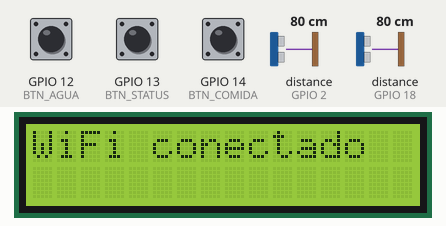
The sketch below on a simulated ESP32. Shown: 16×2 character LCD. Wiring (from diagram.json): 2 × ultrasonic range finder: trigger GPIO 15, echo GPIO 2 / trigger GPIO 5, echo GPIO 18. The test bench sets the inputs (shaded band); at power-on: distance to the obstacle (sensors on GPIO 2, GPIO 18) 80 cm, GPIO 12 (BTN_AGUA) HIGH, GPIO 13 (BTN_STATUS) HIGH, GPIO 14 (BTN_COMIDA) HIGH. The echo pulse lasts 58.3 µs per cm; WiFi joins after 1.5 s; servers stay silent unless stated; the local clock reads 2024-03-15 10:24:30 at power-on unless the sketch sets it; what the sketch prints to the serial monitor is not drawn.

Above: at 3.7 s.
At 10.8 s:
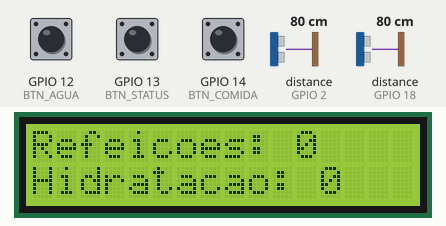
10.9 s: distance to the obstacle (sensor on GPIO 2) set to 17 cm
12.4 s: distance to the obstacle (sensor on GPIO 2) set to 14 cm
At 12.9 s:
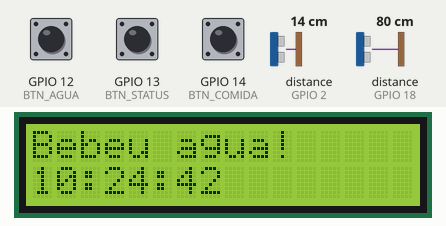
14.0 s: distance to the obstacle (sensor on GPIO 18) set to 17 cm
17.0 s: distance to the obstacle (sensor on GPIO 18) set to 14 cm
At 18.4 s:
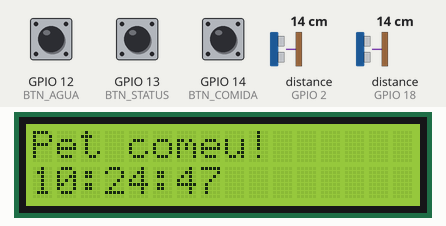
Timing chart, 0 to 20.0 s (numbered marks = the images above; inputs shaded):
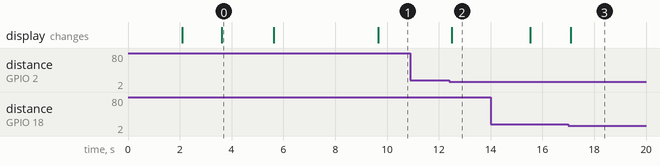

Measured:
- the behaviour switches between 16 and 15 cm on distance to the obstacle (sensor on GPIO 2) (found by bisection; images 1 and 2)
- the behaviour switches between 16 and 15 cm on distance to the obstacle (sensor on GPIO 18) (found by bisection; images 2 and 3)
- after the input at 10.9 s, every drawn part: stays the same
- after the input at 12.4 s, the display: changes after 0.11 s (image 2)
- after the input at 17.0 s, the display: changes after 0.10 s (image 3)
- what the display in image 0 shows lasts 2.0 s, from 3.6 s to 5.6 s

The sketch:

sketch.ino
```cpp
// =========================
// Challenger IOT - CLYVO VET
// =========================

// =========================
// Libraries
// =========================
#include <WiFi.h>
#include <WebServer.h>
#include <time.h>
#include <Wire.h>
#include <LiquidCrystal_I2C.h>

// =========================
// LCD I2C
// =========================
LiquidCrystal_I2C lcd(0x27, 16, 2);

// =========================
// WIFI
// =========================
#define WIFI_SSID "Wokwi-GUEST"
#define WIFI_PASSWORD ""

// =========================
// NTP
// =========================
const char* ntpServer = "pool.ntp.org";
const long gmtOffset_sec = -3 * 3600;
const int daylightOffset_sec = 0;

// =========================
// SERVIDOR
// =========================
WebServer server(80);

// =========================
// PINOS SENSOR COMIDA
// =========================
#define TRIG_COMIDA 5
#define ECHO_COMIDA 18

// =========================
// PINOS SENSOR AGUA
// =========================
#define TRIG_AGUA 15
#define ECHO_AGUA 2

// =========================
// BOTÕES
// =========================
#define BTN_STATUS 13
#define BTN_AGUA 12
#define BTN_COMIDA 14

// =========================
// CONTADORES
// =========================
int visitasComida = 0;
int visitasAgua = 0;

// =========================
// CONTROLE
// =========================
bool detectouComida = false;
bool detectouAgua = false;

// =========================
// ESTADO BOTÕES
// =========================
bool ultimoEstadoStatus = HIGH;
bool ultimoEstadoAgua = HIGH;
bool ultimoEstadoComida = HIGH;

// =========================
// HORÁRIOS
// =========================
String horariosComida[50];
String horariosAgua[50];

// =========================
// HISTÓRICO DIÁRIO
// =========================
String datas[30];

int historicoComida[30];
int historicoAgua[30];

int totalDias = 0;

String dataAtual = "";

// =========================
// LIMITE
// =========================
const int LIMITE = 15;

// =========================
// ATUALIZAR LCD
// =========================
void atualizarLCD() {

  lcd.clear();

  lcd.setCursor(0, 0);
  lcd.print("Refeicoes: ");
  lcd.print(visitasComida);

  lcd.setCursor(0, 1);
  lcd.print("Hidratacao: ");
  lcd.print(visitasAgua);
}

// =========================
// MOSTRAR EVENTO LCD
// =========================
void mostrarEventoLCD(String mensagem, String horario) {

  lcd.clear();

  lcd.setCursor(0, 0);
  lcd.print(mensagem);

  lcd.setCursor(0, 1);
  lcd.print(horario);

  delay(3000);

  atualizarLCD();
}

// =========================
// PEGAR HORÁRIO
// =========================
String pegarHorario() {

  struct tm timeinfo;

  if (!getLocalTime(&timeinfo)) {
    return "Horario indisponivel";
  }

  char horario[10];

  strftime(horario, sizeof(horario), "%H:%M:%S", &timeinfo);

  return String(horario);
}

// =========================
// PEGAR DATA
// =========================
String pegarData() {

  struct tm timeinfo;

  if (!getLocalTime(&timeinfo)) {
    return "00/00/0000";
  }

  char data[11];

  strftime(data, sizeof(data), "%d/%m/%Y", &timeinfo);

  return String(data);
}

// =========================
// VERIFICAR NOVO DIA
// =========================
void verificarNovoDia() {

  String hoje = pegarData();

  // Primeiro dia
  if (dataAtual == "") {

    dataAtual = hoje;

    datas[totalDias] = hoje;
    historicoComida[totalDias] = 0;
    historicoAgua[totalDias] = 0;

    totalDias++;
  }

  // Virou o dia
  if (hoje != dataAtual) {

    dataAtual = hoje;

    visitasComida = 0;
    visitasAgua = 0;

    // Limpa horários
    for (int i = 0; i < 50; i++) {

      horariosComida[i] = "";
      horariosAgua[i] = "";
    }

    datas[totalDias] = hoje;

    historicoComida[totalDias] = 0;
    historicoAgua[totalDias] = 0;

    totalDias++;

    Serial.println("");
    Serial.println("===== NOVO DIA =====");
    Serial.println(hoje);

    atualizarLCD();
  }
}

// =========================
// JSON STATUS
// =========================
String gerarJsonStatus() {

  String json = "{";

  json += "\"data\":\"";
  json += dataAtual;
  json += "\",";

  json += "\"visitasComida\":";
  json += visitasComida;
  json += ",";

  json += "\"visitasAgua\":";
  json += visitasAgua;

  json += "}";

  return json;
}

// =========================
// JSON COMIDA
// =========================
String gerarJsonComida() {

  String json = "{";

  json += "\"data\":\"";
  json += dataAtual;
  json += "\",";

  json += "\"visitasComida\":";
  json += visitasComida;
  json += ",";

  json += "\"visitaHorario\":[";

  for (int i = 0; i < visitasComida; i++) {

    json += "\"";
    json += horariosComida[i];
    json += "\"";

    if (i < visitasComida - 1) {
      json += ",";
    }
  }

  json += "]}";

  return json;
}

// =========================
// JSON AGUA
// =========================
String gerarJsonAgua() {

  String json = "{";

  json += "\"data\":\"";
  json += dataAtual;
  json += "\",";

  json += "\"visitasAgua\":";
  json += visitasAgua;
  json += ",";

  json += "\"visitaHorario\":[";

  for (int i = 0; i < visitasAgua; i++) {

    json += "\"";
    json += horariosAgua[i];
    json += "\"";

    if (i < visitasAgua - 1) {
      json += ",";
    }
  }

  json += "]}";

  return json;
}

// =========================
// JSON HISTÓRICO
// =========================
String gerarJsonHistorico() {

  String json = "{";

  for (int i = 0; i < totalDias; i++) {

    json += "\"";
    json += datas[i];
    json += "\":{";

    json += "\"visitasComida\":";
    json += historicoComida[i];
    json += ",";

    json += "\"visitasAgua\":";
    json += historicoAgua[i];

    json += "}";

    if (i < totalDias - 1) {
      json += ",";
    }
  }

  json += "}";

  return json;
}

// =========================
// SETUP
// =========================
void setup() {

  Serial.begin(115200);

  // =========================
  // LCD
  // =========================
  lcd.init();
  lcd.backlight();

  lcd.setCursor(0, 0);
  lcd.print("Iniciando...");
  delay(2000);

  // =========================
  // Sensores
  // =========================
  pinMode(TRIG_COMIDA, OUTPUT);
  pinMode(ECHO_COMIDA, INPUT);

  pinMode(TRIG_AGUA, OUTPUT);
  pinMode(ECHO_AGUA, INPUT);

  // =========================
  // BOTÕES
  // =========================
  pinMode(BTN_STATUS, INPUT_PULLUP);
  pinMode(BTN_AGUA, INPUT_PULLUP);
  pinMode(BTN_COMIDA, INPUT_PULLUP);

  // =========================
  // WIFI
  // =========================
  WiFi.begin(WIFI_SSID, WIFI_PASSWORD);

  lcd.clear();

  lcd.setCursor(0, 0);
  lcd.print("Conectando");

  lcd.setCursor(0, 1);
  lcd.print("WiFi...");

  Serial.println("Conectando WiFi...");

  while (WiFi.status() != WL_CONNECTED) {

    delay(500);
    Serial.print(".");
  }

  Serial.println("");
  Serial.println("WiFi conectado!");

  lcd.clear();

  lcd.setCursor(0, 0);
  lcd.print("WiFi conectado");

  delay(2000);

  lcd.clear();

  lcd.setCursor(0, 0);
  lcd.print("IP:");

  lcd.setCursor(0, 1);
  lcd.print(WiFi.localIP());

  delay(4000);

  // =========================
  // NTP
  // =========================
  configTime(gmtOffset_sec, daylightOffset_sec, ntpServer);

  verificarNovoDia();

  // =========================
  // STATUS
  // =========================
  server.on("/status", HTTP_GET, []() {

    String json = gerarJsonStatus();

    Serial.println("");
    Serial.println("===== /status =====");
    Serial.println(json);

    server.send(200, "application/json", json);
  });

  // =========================
  // COMIDA
  // =========================
  server.on("/comida", HTTP_GET, []() {

    String json = gerarJsonComida();

    Serial.println("");
    Serial.println("===== /comida =====");
    Serial.println(json);

    server.send(200, "application/json", json);
  });

  // =========================
  // AGUA
  // =========================
  server.on("/agua", HTTP_GET, []() {

    String json = gerarJsonAgua();

    Serial.println("");
    Serial.println("===== /agua =====");
    Serial.println(json);

    server.send(200, "application/json", json);
  });

  // =========================
  // HISTÓRICO
  // =========================
  server.on("/historico", HTTP_GET, []() {

    String json = gerarJsonHistorico();

    Serial.println("");
    Serial.println("===== /historico =====");
    Serial.println(json);

    server.send(200, "application/json", json);
  });

  // =========================
  // DASHBOARD HTML
  // =========================
  server.on("/", HTTP_GET, []() {

    String html = R"rawliteral(

  <!DOCTYPE html>
  <html lang="pt-br">
  <head>
  <meta charset="UTF-8">
  <meta name="viewport" content="width=device-width, initial-scale=1.0">
  <title>CLYVO VET - Challenger</title>

  <style>

  * {
    margin: 0;
    padding: 0;
    box-sizing: border-box;
    font-family: Arial, sans-serif;
  }

  body {
    background: #131313;
    color: white;
    display: flex;
    justify-content: center;
    align-items: center;
    min-height: 100vh;
    padding: 20px;
  }

  .container {
    width: 100%;
    max-width: 900px;
  }

  .title {
    text-align: center;
    margin-bottom: 30px;
  }

  .title h1 {
    font-size: 38px;
    margin-bottom: 10px;
  }

  .title p {
    color: #FFFFFF;
  }

  .cards {
    display: grid;
    grid-template-columns: repeat(auto-fit, minmax(250px, 1fr));
    gap: 20px;
  }

  .card {
    background: #161616;
    padding: 25px;
    border-radius: 20px;
    box-shadow: 0 0 20px rgba(0,0,0,0.3);
  }

  .card h2 {
    font-size: 20px;
    margin-bottom: 15px;
  }

  .value {
    font-size: 50px;
    font-weight: bold;
  }


  </style>
  </head>
  <body>

  <div class="container">

    <div class="title">
      <h1>CLYVO VET Challenger</h1>
      <p>Monitoramento Inteligente de Pets</p>
    </div>

    <div class="cards">

      <div class="card">
        <h2>🍖 Refeições</h2>
        <div class="value" id="comida">0</div>
      </div>

      <div class="card">
        <h2>💧 Hidratações</h2>
        <div class="value" id="agua">0</div>
      </div>

    </div>

  </div>

  <script>

  async function atualizarDados() {

    try {

      const response = await fetch('/status');
      const data = await response.json();

      document.getElementById('comida').innerText = data.visitasComida;
      document.getElementById('agua').innerText = data.visitasAgua;

    } catch (error) {

      console.log('Erro ao atualizar dados');
    }
  }

  atualizarDados();

  setInterval(atualizarDados, 2000);

  </script>

  </body>
  </html>

  )rawliteral";

    server.send(200, "text/html", html);
  });

  // =========================
  // START SERVER
  // =========================
  server.begin();

  Serial.println("");
  Serial.println("Servidor iniciado!");
  Serial.println(WiFi.localIP());

  atualizarLCD();
}

// =========================
// LOOP
// =========================
void loop() {

  server.handleClient();

  verificarNovoDia();

  // =========================
  // BOTÃO STATUS
  // =========================
  bool estadoStatus = digitalRead(BTN_STATUS);

  if (ultimoEstadoStatus == HIGH && estadoStatus == LOW) {

    Serial.println("");
    Serial.println("===== /status =====");
    Serial.println(gerarJsonStatus());
  }

  ultimoEstadoStatus = estadoStatus;

  // =========================
  // BOTÃO AGUA
  // =========================
  bool estadoAgua = digitalRead(BTN_AGUA);

  if (ultimoEstadoAgua == HIGH && estadoAgua == LOW) {

    Serial.println("");
    Serial.println("===== /agua =====");
    Serial.println(gerarJsonAgua());
  }

  ultimoEstadoAgua = estadoAgua;

  // =========================
  // BOTÃO COMIDA
  // =========================
  bool estadoComida = digitalRead(BTN_COMIDA);

  if (ultimoEstadoComida == HIGH && estadoComida == LOW) {

    Serial.println("");
    Serial.println("===== /comida =====");
    Serial.println(gerarJsonComida());
  }

  ultimoEstadoComida = estadoComida;

  // =========================
  // SENSOR COMIDA
  // =========================
  float distanciaComida = medirDistancia(TRIG_COMIDA, ECHO_COMIDA);

  if (distanciaComida > 0 && distanciaComida <= LIMITE) {

    if (!detectouComida) {

      detectouComida = true;

      String horario = pegarHorario();

      horariosComida[visitasComida] = horario;

      visitasComida++;

      historicoComida[totalDias - 1] = visitasComida;

      Serial.println("");
      Serial.println("Pet foi comer!");

      mostrarEventoLCD("Pet comeu!", horario);
    }

  } else {

    detectouComida = false;
  }

  // =========================
  // SENSOR AGUA
  // =========================
  float distanciaAgua = medirDistancia(TRIG_AGUA, ECHO_AGUA);

  if (distanciaAgua > 0 && distanciaAgua <= LIMITE) {

    if (!detectouAgua) {

      detectouAgua = true;

      String horario = pegarHorario();

      horariosAgua[visitasAgua] = horario;

      visitasAgua++;

      historicoAgua[totalDias - 1] = visitasAgua;

      Serial.println("");
      Serial.println("Pet foi beber agua!");

      mostrarEventoLCD("Bebeu agua!", horario);
    }

  } else {

    detectouAgua = false;
  }

  delay(100);
}

// =========================
// MEDIR DISTÂNCIA
// =========================
float medirDistancia(int trigPin, int echoPin) {

  digitalWrite(trigPin, LOW);
  delayMicroseconds(2);

  digitalWrite(trigPin, HIGH);
  delayMicroseconds(10);

  digitalWrite(trigPin, LOW);

  long duracao = pulseIn(echoPin, HIGH);

  float distancia = duracao * 0.034 / 2;

  return distancia;
}
```
